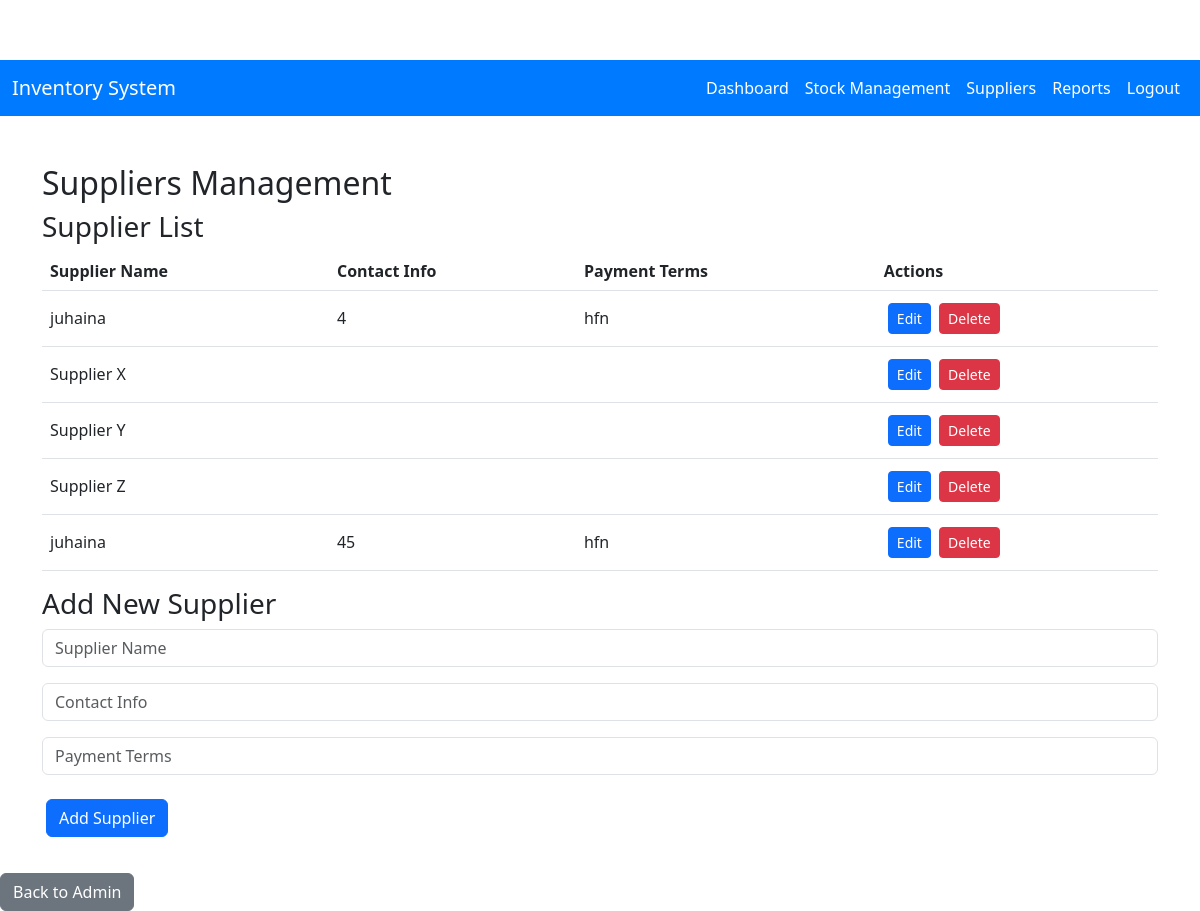
Page /Admin/Suppliers.php on the earlier database version.
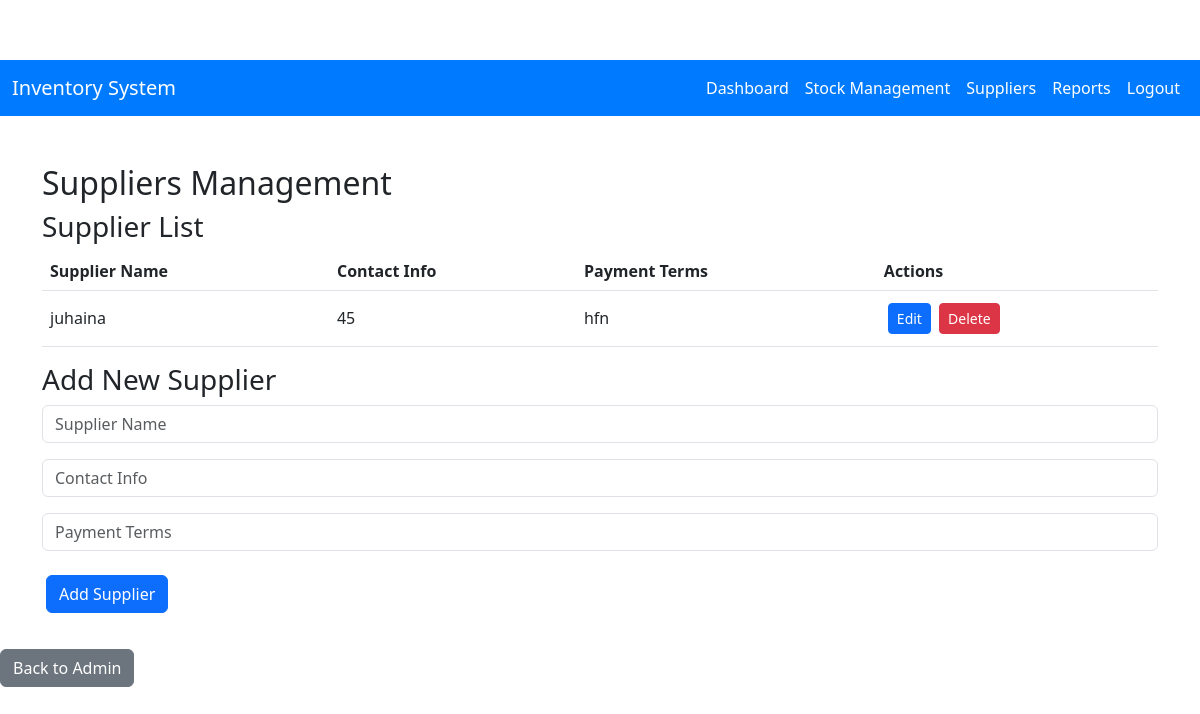
Same page on the later database version.
### tables this page shows
CREATE TABLE `suppliers` (
  `id` int(11) NOT NULL,
  `supplier_name` varchar(255) NOT NULL,
  `contact_info` varchar(255) NOT NULL,
  `payment_terms` varchar(255) NOT NULL,
  `is_deleted` tinyint(1) DEFAULT 0
);

### Admin/Suppliers.php (the view, shortened to what this page needs)
<?php
include '../db.php';
include 'AdminNavBar.php';
$sql = "SELECT * FROM suppliers WHERE is_deleted = 0";
$result = $conn->query($sql);
?>
<!DOCTYPE html>
<html lang="en">
<head>
    <link rel="stylesheet" href="Admin.css">
    <link href="https://cdn.jsdelivr.net/npm/bootstrap@5.3.0/dist/css/bootstrap.min.css" rel="stylesheet">
    <link href="https://cdn.jsdelivr.net/npm/bootstrap@5.3.0/dist/css/bootstrap.min.css" rel="stylesheet">
</head>
<body>
    <div class="container mt-5">
        <h2>Suppliers Management</h2>
        <h3>Supplier List</h3>
        <table class="table table-hover">
            <thead>
                <tr>
                    <th>Supplier Name</th>
                    <th>Contact Info</th>
                    <th>Payment Terms</th>
                    <th>Actions</th>
                </tr>
            </thead>
            <tbody>
                <?php if ($result->num_rows > 0): ?>
                    <?php while ($row = $result->fetch_assoc()): ?>
                        <tr>
                            <td><?php echo $row['supplier_name']; ?></td>
                            <td><?php echo $row['contact_info']; ?></td>
                            <td><?php echo $row['payment_terms']; ?></td>
                            <td>
 <a href="#" class="btn btn-primary btn-sm editBtn"
                           data-bs-toggle="modal"
                           data-bs-target="#editSupplierModal"
                           data-id="<?php echo $row['id']; ?>"
                           data-name="<?php echo $row['supplier_name']; ?>"
                           data-contact="<?php echo $row['contact_info']; ?>"
                           data-terms="<?php echo $row['payment_terms']; ?>">
                           Edit
                        </a>
<a href="suppliers.php?delete=<?php echo $row['id']; ?>" class="btn btn-danger btn-sm"
    onclick="return confirm('Are you sure you want to delete this supplier?')">Delete</a>
                            </td>
                        </tr>
                    <?php endwhile; ?>
                <?php else: ?>
                    <tr>
                        <td colspan="4">No suppliers found</td>
                    </tr>
                <?php endif; ?>
            </tbody>
        </table>
        <h3><?php echo isset($_GET['edit']) ? 'Edit Supplier' : 'Add New Supplier'; ?></h3>
        <form method="post" action="suppliers.php">
            <input type="text" class="form-control" name="supplier_name" placeholder="Supplier Name" value="<?php echo isset($supplier['supplier_name']) ? $supplier['supplier_name'] : ''; ?>" required>
            <input type="text" class="form-control" name="contact_info" placeholder="Contact Info" value="<?php echo isset($supplier['contact_info']) ? $supplier['contact_info'] : ''; ?>" required>
            <input type="text" class="form-control" name="payment_terms" placeholder="Payment Terms" value="<?php echo isset($supplier['payment_terms']) ? $supplier['payment_terms'] : ''; ?>" required>
            <button type="submit" class="btn btn-primary mt-2"><?php echo isset($_GET['edit']) ? 'Update Supplier' : 'Add Supplier'; ?></button>
        </form>
    </div>
    <button class="btn btn-secondary mt-3" onclick="window.location.href='admin.php'">Back to Admin</button>
</body>
</html>

Differences in the rows shown:
no longer on this page (row edited): suppliers: supplier_name "juhaina", contact_info "4", payment_terms "hfn"
removed suppliers: supplier_name "Supplier X"
removed suppliers: supplier_name "Supplier Y"
removed suppliers: supplier_name "Supplier Z"
